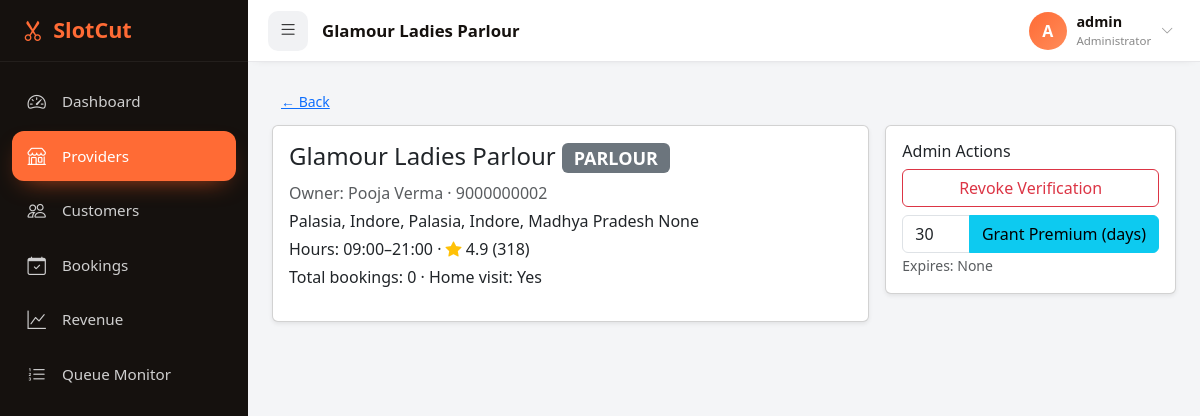
The page /admin/providers/c0c3c2c4-71f1-4e5c-b054-48267bc1898d (signed in) on the database its author committed.
### app/models/provider.py (models this page shows, shortened)
class Provider(db.Model):
    __tablename__ = 'providers'
    id = db.Column(db.String(36), primary_key=True, default=lambda: str(uuid.uuid4()))
    phone = db.Column(db.String(15), unique=True, nullable=False, index=True)
    owner_name = db.Column(db.String(100), nullable=False)
    shop_name = db.Column(db.String(200), nullable=False)
    shop_type = db.Column(db.String(20), nullable=False)  # BARBER|SALOON|PARLOUR|UNISEX
    description = db.Column(db.Text)
    avatar_url = db.Column(db.String(500))
    cover_image_url = db.Column(db.String(500))
    portfolio_images = db.Column(db.Text)  # JSON list of urls
    address_line = db.Column(db.String(300))
    mohalla = db.Column(db.String(100))
    city = db.Column(db.String(100), index=True)
    district = db.Column(db.String(100))
    state = db.Column(db.String(100))
    pincode = db.Column(db.String(10))
    latitude = db.Column(db.Float)
    longitude = db.Column(db.Float)
    is_open = db.Column(db.Boolean, default=False)
    is_home_visit = db.Column(db.Boolean, default=False)
    home_visit_charge = db.Column(db.Float)
    is_verified = db.Column(db.Boolean, default=False)
    is_premium = db.Column(db.Boolean, default=False)
    premium_expiry = db.Column(db.DateTime)
    fcm_token = db.Column(db.String(500))
    open_time = db.Column(db.String(5), default='09:00')
    close_time = db.Column(db.String(5), default='20:00')
    weekly_off = db.Column(db.String(50))  # JSON list e.g. ["SUN"]
    total_bookings = db.Column(db.Integer, default=0)
    rating = db.Column(db.Float, default=0.0)
    rating_count = db.Column(db.Integer, default=0)
    password_hash = db.Column(db.String(256))
    profile_complete = db.Column(db.Boolean, default=False)
    created_at = db.Column(db.DateTime, default=datetime.utcnow)
    updated_at = db.Column(db.DateTime, default=datetime.utcnow, onupdate=datetime.utcnow)
    barbers = db.relationship('Barber', back_populates='provider', lazy='dynamic')
    services = db.relationship('Service', back_populates='provider', lazy='dynamic')
    bookings = db.relationship('Booking', back_populates='provider', lazy='dynamic')
    reviews = db.relationship('Review', back_populates='provider', lazy='dynamic')
    queue_tokens = db.relationship('QueueToken', back_populates='provider', lazy='dynamic')
    loyalty_cards = db.relationship('LoyaltyCard', back_populates='provider', lazy='dynamic')
    @property
    def portfolio_list(self):
        try:
            return json.loads(self.portfolio_images) if self.portfolio_images else []
        except (ValueError, TypeError):
            return []
    @property
    def weekly_off_list(self):
        try:
            return json.loads(self.weekly_off) if self.weekly_off else []
        except (ValueError, TypeError):
            return []

### app/admin/views.py (the view)
@admin_bp.route('/providers/<provider_id>')
@admin_required
def provider_detail(provider_id):
    p = Provider.query.get_or_404(provider_id)
    return render_template('admin/provider_detail.html', p=p)

### app/website/views.py (called while the page is built)
def _apk_file():
    path = current_app.config.get('APK_PATH')
    if path and os.path.exists(path):
        return path
    fallback = os.path.join(
        current_app.config['DOWNLOAD_FOLDER'], current_app.config['APK_FILENAME']
    )
    return fallback if os.path.exists(fallback) else None

def apk_available():
    return _apk_file() is not None

@website_bp.app_context_processor
def inject_download_flags():
    try:
        return {'apk_available': apk_available(),
                'app_version': current_app.config.get('APP_VERSION', '1.0')}
    except Exception:
        return {'apk_available': False, 'app_version': '1.0'}

### app/templates/admin/provider_detail.html (shortened to what this page needs)
{% extends 'admin/layout.html' %}
{% block title %}{{ p.shop_name }}{% endblock %}
{% block content %}
<a href="{{ url_for('admin.providers') }}" class="btn btn-sm btn-link mb-2">&larr; Back</a>
<div class="row g-3">
  <div class="col-md-8">
    <div class="card shadow-sm"><div class="card-body">
      <h4>{{ p.shop_name or '(incomplete profile)' }}
        <span class="badge bg-secondary">{{ p.shop_type }}</span></h4>
      <p class="text-muted mb-1">Owner: {{ p.owner_name }} · {{ p.phone }}</p>
      <p class="mb-1">{{ p.address_line }}, {{ p.mohalla }}, {{ p.city }}, {{ p.state }} {{ p.pincode }}</p>
      <p class="mb-1">Hours: {{ p.open_time }}–{{ p.close_time }} · <i class="bi bi-star-fill text-warning"></i> {{ '%.1f'|format(p.rating or 0) }} ({{ p.rating_count }})</p>
      <p class="mb-1">Total bookings: {{ p.total_bookings }} · Home visit: {{ 'Yes' if p.is_home_visit else 'No' }}</p>
    </div></div>
  </div>
  <div class="col-md-4">
    <div class="card shadow-sm"><div class="card-body">
      <h6>Admin Actions</h6>
      <form method="post" action="{{ url_for('admin.verify_provider', provider_id=p.id) }}" class="mb-2">
        <button class="btn w-100 {{ 'btn-outline-danger' if p.is_verified else 'btn-success' }}">
          {{ 'Revoke Verification' if p.is_verified else 'Verify Provider' }}
        </button>
      </form>
      <form method="post" action="{{ url_for('admin.premium_provider', provider_id=p.id) }}">
        <div class="input-group">
          <input name="days" type="number" value="30" class="form-control" min="1">
          <button class="btn btn-info">Grant Premium (days)</button>
        </div>
        {% if p.is_premium %}<small class="text-muted">Expires: {{ p.premium_expiry }}</small>{% endif %}
      </form>
    </div></div>
  </div>
</div>
{% endblock %}

### app/templates/admin/layout.html (style rules this page uses)
:root { --o:#FF6B35;--o-dark:#E8551F;--ink:#15110E;--sb:248px;--rail:76px;--top:62px }
* { box-sizing:border-box }
body { background:#f4f5f7;font-family:system-ui,'Segoe UI',Roboto,sans-serif;margin:0 }

### rows shown on the page
Provider: shop_name "Glamour Ladies Parlour", shop_type "PARLOUR", owner_name "Pooja Verma", phone "9000000002", address_line "Palasia, Indore", mohalla "Palasia", city "Indore", state "Madhya Pradesh", pincode "None", open_time "09:00", close_time "21:00", rating "4.9", rating_count "318", total_bookings "0", is_home_visit "Yes", is_verified "Revoke Verification", premium_expiry "None"

### other values the page prints
{{ config.ADMIN_USERNAME[0]|upper }} "A"
{{ config.ADMIN_USERNAME }} "admin"
